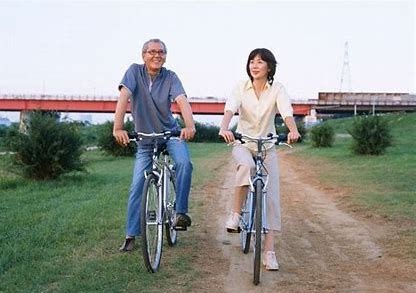
#> input picture ML/NerualNetwork/CNN/transformLearning/pic/bike1-his.jpg, 416 x 293 px, found by its file name; its folder holds 4 pictures in this run
$ python getData.py   (older library calls are emulated)
#> lines starting #> are read from the running program, lines starting #| are printed output that depends on the picture
#!/usr/bin/env python3
# coding : utf-8

import cv2
import os
import numpy as np
from sklearn.model_selection import train_test_split


def getImages(dirPath, count=10):
#> called with dirPath = '/Users/apple/Desktop/pic/', count = -1
    fileNames = list(map(lambda x: dirPath + x, filter(lambda x:".jpg" in x or ".png" in x or ".jpeg" in x, os.listdir(dirPath))))
    images = []
    if count != -1:
        fileNames = fileNames[:count]
    labels = np.zeros((len(fileNames), 3), dtype=np.int) # car, person, bike
    for i in range(len(fileNames)):
        image = cv2.imread(fileNames[i])
#> image is the input picture: shape (293, 416, 3); mean B, G, R 148.9, 154.6, 152.8
        image = cv2.resize(image, (224, 224))
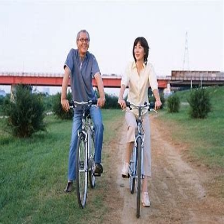
#> image: shape (224, 224, 3); mean B, G, R 148.8, 154.4, 152.7
        images.append(image)

        if "car" in fileNames[i]:
            labels[i, 0] = 1
        if "person" in fileNames[i]:
            labels[i, 1] = 1
        if "bike" in fileNames[i]:
            labels[i, 2] = 1
#> pass 2 of the loop in getImages, `for i in range(len(fileNames)):`:
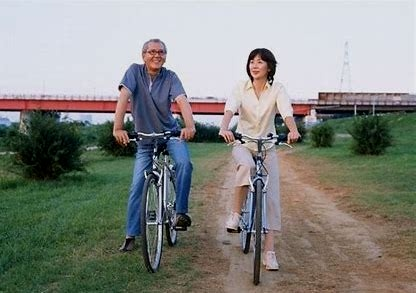
#> input picture ML/NerualNetwork/CNN/transformLearning/pic/bike1-his_20.jpg, 416 x 293 px, found by its file name
#> in getImages, image is the input picture: shape (293, 416, 3); mean B, G, R 129.1, 134.7, 133
#> in getImages, `image = cv2.resize(image, (224, 224))`:
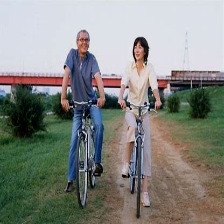
#> image: shape (224, 224, 3); mean B, G, R 128.9, 134.5, 132.9
#> pass 3 of the loop in getImages, `for i in range(len(fileNames)):`:
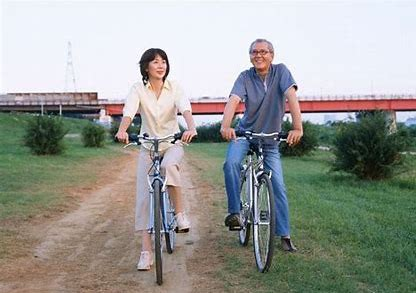
#> input picture ML/NerualNetwork/CNN/transformLearning/pic/bike1.jpg, 416 x 293 px, found by its file name
#> in getImages, image is the input picture: shape (293, 416, 3); mean B, G, R 148.9, 154.6, 152.8
#> in getImages, `image = cv2.resize(image, (224, 224))`:
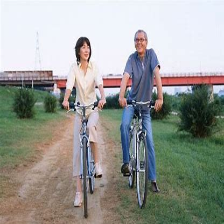
#> image: shape (224, 224, 3); mean B, G, R 148.8, 154.5, 152.7
#> the loop made 4 passes; the first 3 are shown

    return np.array(images), labels

images, labels = getImages("/Users/apple/Desktop/pic/", count=-1)

X_train, X_test, y_train, y_test = train_test_split(images, labels, test_size=0.3)
# print(X_train.shape, X_test.shape, y_train.shape, y_test.shape)
